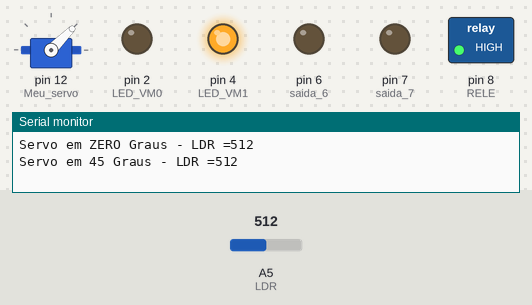
This sketch was run on a simulated Arduino Uno, built with avr-gcc and run on an emulated ATmega328P. On the bench: servo, switched loads named in the sketch (green lamp = pin HIGH), output pins drawn as LEDs (lit = HIGH), the last lines printed to the serial monitor. Inputs (shaded band) come from the test bench; at power-on: A5 (LDR) = 512.

Above: at 7.3 s.
7.4 s: A5 (LDR) set to 589
13.7 s: A5 (LDR) set to 613
19.9 s: A5 (LDR) set to 590
At 28.7 s:
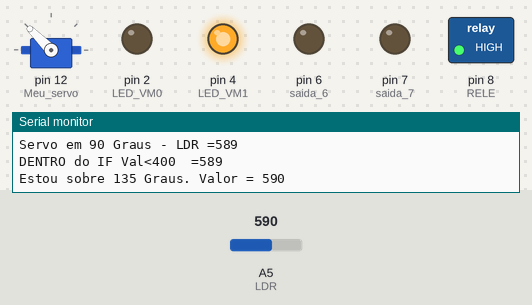
29.0 s: A5 (LDR) set to 610
At 34.7 s:
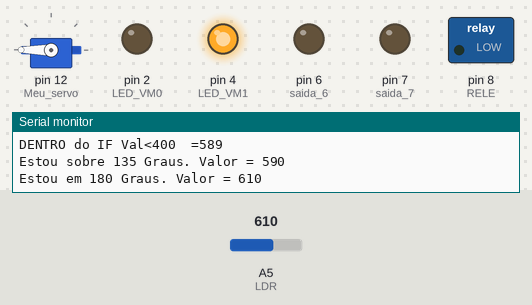
40.0 s: A5 (LDR) set to 511
At 45.9 s:
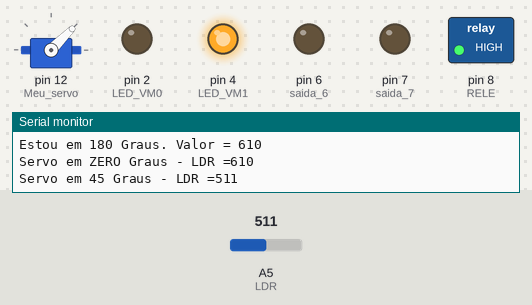
46.5 s: A5 (LDR) set to 716
At 51.7 s:
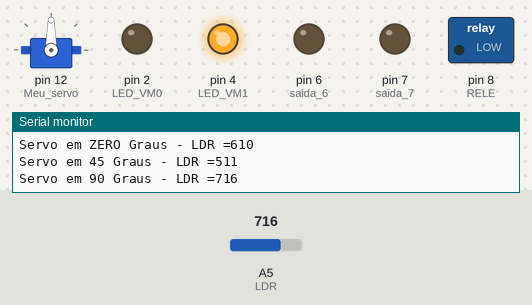
Timing chart, 0 to 57.5 s (numbered marks = the images above; inputs shaded):
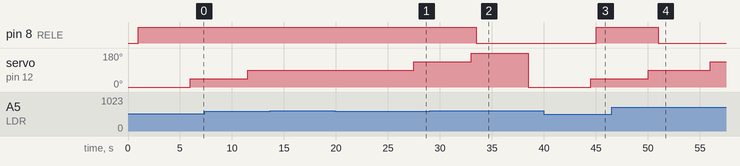

Measured:
- after the input at 13.7 s, every drawn part: stays the same
- after the input at 19.9 s, pin 8 (RELE): stays HIGH (without the input it goes to LOW after 8.1 s)
- after the input at 29.0 s, pin 8 (RELE): HIGH → LOW after 4.5 s
- after the input at 40.0 s, pin 8 (RELE): LOW → HIGH after 5.0 s
- after the input at 46.5 s, pin 8 (RELE): HIGH → LOW after 4.5 s

The sketch:

06b39be594519d4022e6091e34c07433.ino
```cpp
//*****************************************************
// S E R V O acionando um LDR                         *
// By S.Brandao                                       *
// 13/09//2012 -  5130 bytes  Alterado em: 09/12/2014 *
// Experiencia do Curso - Servo   - Grupo Miscelanea  *
//*****************************************************
#include <Servo.h>

Servo Meu_servo;

int RELE = 8;
int LDR = A5;
// Decodificador do MUX.**************************************
int LED_VM0 = 2;
int LED_VM1 = 4;
//************************************************************
//************************************************************
// Saídas não utilizadas neste experimento da cat: MISCELANEA
int saida_6 = 6;
int saida_7 = 7;
int LED_VM = 9;
int LED_VD = 10;
int LED_AZ = 11;
// **********************************************************

void setup()
{
  Meu_servo.attach(12); // Servo está conectado no I/O(7)
  Serial.begin(9600);
  pinMode(RELE,OUTPUT);

  // Decodificador do MUX.*********************************************
  pinMode(LED_VM0,OUTPUT);  // Pino_2 - Decodificador do Conjunto bit_0
  pinMode(LED_VM1,OUTPUT);  // Pino_4 - Decodificador do Conjunto bit_1
  // Habilita MUX - 01 - Conjunto de LEDs - LED0 a LED7
  digitalWrite(LED_VM0, LOW);   // LED VM0
  digitalWrite(LED_VM1, HIGH);   // LED VM1
  // ******************************************************************
    // Resete das saidas NAO utilizadas neste experimento
 pinMode(saida_6,OUTPUT);  // Pino_6 MOTOR
 pinMode(saida_7,OUTPUT);  // Pino_7 SERVO_Angulos
 pinMode(LED_VM, 0);  // Pino_9
 pinMode(LED_VD, 0);  // Pino_10
 pinMode(LED_AZ, 0);  // Pino_11
}

void loop()
{
  int Val = 0;
  Meu_servo.write(0);
  delay(1000);  // tempo para o SERVO se posicionar.
  Val = analogRead(LDR);
  // Teste do LFDR
  Serial.print("Servo em ZERO Graus - LDR =");
  Serial.println(Val);

  if (Val < 600 )
    digitalWrite(RELE, 1);
  else
    digitalWrite(RELE, 0);
  delay(5000);

// Posiciona o SERVO a 45 GRAUS da origem.
  Meu_servo.write(45);
  delay(500);
  Val = analogRead(LDR);
  Serial.print("Servo em 45 Graus - LDR =");
  Serial.println(Val);
  if (Val < 600 )
    digitalWrite(RELE, 1);
  else
    digitalWrite(RELE, 0);
  delay(5000);

// Posiciona o SERVO a 90 GRAUS da origem.
  Meu_servo.write(90);
  delay(1000);
  Val = analogRead(LDR);
  Serial.print("Servo em 90 Graus - LDR =");
  Serial.println(Val);
    if (Val < 600 ){
       digitalWrite(RELE, 1);
       Serial.print("DENTRO do IF Val<400  =");
       Serial.println(Val);
       delay(10000); // Aciona por 10 segundos
  }
  else
    digitalWrite(RELE, 0);
  delay(5000);

// Posiciona o SERVO a 135 GRAUS da origem.
  Meu_servo.write(135);
  delay(500);
  Val = analogRead(LDR);
  Serial.print("Estou sobre 135 Graus. Valor = ");
  Serial.println(Val);
  if (Val < 600 )
    digitalWrite(RELE, 1);
  else
    digitalWrite(RELE, 0);
  delay(5000);

// Posiciona o SERVO na origem.
  Meu_servo.write(180);
  delay(500);
  Val = analogRead(LDR);
  Serial.print("Estou em 180 Graus. Valor = ");
  Serial.println(Val);
  if (Val < 600 )
    digitalWrite(RELE, 1);
  else
    digitalWrite(RELE, 0);
  delay(5000);

}
```
